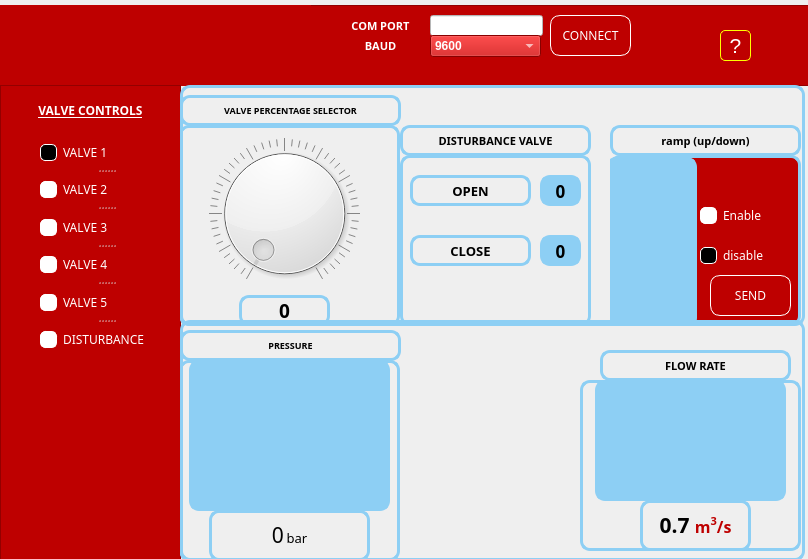
<?xml version="1.0" encoding="UTF-8"?>
<ui version="4.0">
 <class>makon</class>
 <widget class="QMainWindow" name="makon">
  <property name="geometry">
   <rect>
    <x>0</x>
    <y>0</y>
    <width>808</width>
    <height>559</height>
   </rect>
  </property>
  <property name="windowTitle">
   <string>MainWindow</string>
  </property>
  <property name="styleSheet">
   <string notr="true">QRadioButton{
color: rgb(255, 255, 255);
   }

QRadioButton::indicator{
   width:15px;
   height:15px;
   border-radius:5px;
border:1px solid white;
}

QRadioButton::indicator:checked{
background-color: rgb(0, 0, 0);
}
QRadioButton::indicator:unchecked{
background-color: white;
}</string>
  </property>
  <widget class="QWidget" name="centralwidget">
   <widget class="QFrame" name="frame">
    <property name="geometry">
     <rect>
      <x>0</x>
      <y>5</y>
      <width>811</width>
      <height>81</height>
     </rect>
    </property>
    <property name="styleSheet">
     <string notr="true">background-color: rgb(190, 0, 0);</string>
    </property>
    <property name="frameShape">
     <enum>QFrame::StyledPanel</enum>
    </property>
    <property name="frameShadow">
     <enum>QFrame::Raised</enum>
    </property>
    <widget class="QLabel" name="label">
     <property name="geometry">
      <rect>
       <x>0</x>
       <y>0</y>
       <width>311</width>
       <height>81</height>
      </rect>
     </property>
     <property name="text">
      <string/>
     </property>
     <property name="pixmap">
      <pixmap resource="resourcess/images.qrc">:/pics/makon.png</pixmap>
     </property>
     <property name="scaledContents">
      <bool>true</bool>
     </property>
    </widget>
    <widget class="QPushButton" name="closeBtn">
     <property name="geometry">
      <rect>
       <x>760</x>
       <y>20</y>
       <width>41</width>
       <height>41</height>
      </rect>
     </property>
     <property name="text">
      <string/>
     </property>
     <property name="icon">
      <iconset resource="resourcess/images.qrc">
       <normaloff>:/pics/multiply_52px.png</normaloff>:/pics/multiply_52px.png</iconset>
     </property>
     <property name="iconSize">
      <size>
       <width>20</width>
       <height>20</height>
      </size>
     </property>
     <property name="flat">
      <bool>true</bool>
     </property>
    </widget>
    <widget class="QLineEdit" name="comtxt">
     <property name="geometry">
      <rect>
       <x>430</x>
       <y>10</y>
       <width>113</width>
       <height>21</height>
      </rect>
     </property>
     <property name="styleSheet">
      <string notr="true">color: rgb(0,0,0);
background-color: rgb(255, 255, 255);</string>
     </property>
    </widget>
    <widget class="QLabel" name="label_11">
     <property name="geometry">
      <rect>
       <x>340</x>
       <y>10</y>
       <width>81</width>
       <height>21</height>
      </rect>
     </property>
     <property name="font">
      <font>
       <family>Good Times</family>
       <pointsize>8</pointsize>
       <weight>75</weight>
       <bold>true</bold>
       <underline>false</underline>
      </font>
     </property>
     <property name="styleSheet">
      <string notr="true">color: rgb(255, 255, 255);</string>
     </property>
     <property name="text">
      <string>COM PORT</string>
     </property>
     <property name="alignment">
      <set>Qt::AlignCenter</set>
     </property>
    </widget>
    <widget class="QLabel" name="label_13">
     <property name="geometry">
      <rect>
       <x>340</x>
       <y>30</y>
       <width>81</width>
       <height>21</height>
      </rect>
     </property>
     <property name="font">
      <font>
       <family>Good Times</family>
       <pointsize>8</pointsize>
       <weight>75</weight>
       <bold>true</bold>
       <underline>false</underline>
      </font>
     </property>
     <property name="styleSheet">
      <string notr="true">color: rgb(255, 255, 255);</string>
     </property>
     <property name="text">
      <string>BAUD</string>
     </property>
     <property name="alignment">
      <set>Qt::AlignCenter</set>
     </property>
    </widget>
    <widget class="QComboBox" name="baudtxt">
     <property name="geometry">
      <rect>
       <x>430</x>
       <y>30</y>
       <width>111</width>
       <height>22</height>
      </rect>
     </property>
     <property name="font">
      <font>
       <weight>75</weight>
       <bold>true</bold>
      </font>
     </property>
     <property name="styleSheet">
      <string notr="true">color: rgb(255, 255, 255);
</string>
     </property>
     <item>
      <property name="text">
       <string>9600</string>
      </property>
     </item>
     <item>
      <property name="text">
       <string>19200</string>
      </property>
     </item>
     <item>
      <property name="text">
       <string>38400</string>
      </property>
     </item>
     <item>
      <property name="text">
       <string>115200</string>
      </property>
     </item>
    </widget>
    <widget class="QPushButton" name="connect">
     <property name="geometry">
      <rect>
       <x>550</x>
       <y>10</y>
       <width>81</width>
       <height>41</height>
      </rect>
     </property>
     <property name="font">
      <font>
       <family>THE STARWILD</family>
      </font>
     </property>
     <property name="styleSheet">
      <string notr="true">border:1px solid rgb(255, 255, 255);
border-radius:10px;
color: rgb(255, 255, 255);</string>
     </property>
     <property name="text">
      <string>CONNECT</string>
     </property>
     <property name="iconSize">
      <size>
       <width>20</width>
       <height>20</height>
      </size>
     </property>
     <property name="flat">
      <bool>true</bool>
     </property>
    </widget>
    <widget class="QLabel" name="constatus">
     <property name="geometry">
      <rect>
       <x>336</x>
       <y>60</y>
       <width>321</width>
       <height>20</height>
      </rect>
     </property>
     <property name="styleSheet">
      <string notr="true">color: rgb(255, 255, 255);</string>
     </property>
     <property name="text">
      <string/>
     </property>
     <property name="alignment">
      <set>Qt::AlignCenter</set>
     </property>
    </widget>
    <widget class="QPushButton" name="help">
     <property name="geometry">
      <rect>
       <x>720</x>
       <y>25</y>
       <width>31</width>
       <height>31</height>
      </rect>
     </property>
     <property name="font">
      <font>
       <pointsize>16</pointsize>
      </font>
     </property>
     <property name="styleSheet">
      <string notr="true">color: rgb(255, 255, 255);
border:1px solid rgb(255, 255,0);
border-radius:5px;</string>
     </property>
     <property name="text">
      <string>?</string>
     </property>
     <property name="iconSize">
      <size>
       <width>20</width>
       <height>20</height>
      </size>
     </property>
     <property name="flat">
      <bool>true</bool>
     </property>
    </widget>
   </widget>
   <widget class="QFrame" name="frame_2">
    <property name="geometry">
     <rect>
      <x>0</x>
      <y>85</y>
      <width>181</width>
      <height>521</height>
     </rect>
    </property>
    <property name="styleSheet">
     <string notr="true">background-color: rgb(190, 0, 0);</string>
    </property>
    <property name="frameShape">
     <enum>QFrame::StyledPanel</enum>
    </property>
    <property name="frameShadow">
     <enum>QFrame::Raised</enum>
    </property>
    <widget class="QLabel" name="label_8">
     <property name="geometry">
      <rect>
       <x>10</x>
       <y>10</y>
       <width>161</width>
       <height>31</height>
      </rect>
     </property>
     <property name="font">
      <font>
       <family>Good Times</family>
       <pointsize>9</pointsize>
       <weight>75</weight>
       <bold>true</bold>
       <underline>true</underline>
      </font>
     </property>
     <property name="styleSheet">
      <string notr="true">color: rgb(255, 255, 255);</string>
     </property>
     <property name="text">
      <string>VALVE CONTROLS</string>
     </property>
     <property name="alignment">
      <set>Qt::AlignCenter</set>
     </property>
    </widget>
    <widget class="QSplitter" name="splitter">
     <property name="geometry">
      <rect>
       <x>40</x>
       <y>50</y>
       <width>131</width>
       <height>221</height>
      </rect>
     </property>
     <property name="orientation">
      <enum>Qt::Vertical</enum>
     </property>
     <widget class="QRadioButton" name="S1">
      <property name="font">
       <font>
        <family>Good Times</family>
       </font>
      </property>
      <property name="text">
       <string>VALVE 1</string>
      </property>
      <property name="checked">
       <bool>true</bool>
      </property>
     </widget>
     <widget class="QRadioButton" name="S2">
      <property name="font">
       <font>
        <family>Good Times</family>
       </font>
      </property>
      <property name="text">
       <string>VALVE 2</string>
      </property>
     </widget>
     <widget class="QRadioButton" name="S3">
      <property name="font">
       <font>
        <family>Good Times</family>
       </font>
      </property>
      <property name="text">
       <string>VALVE 3</string>
      </property>
     </widget>
     <widget class="QRadioButton" name="S4">
      <property name="font">
       <font>
        <family>Good Times</family>
       </font>
      </property>
      <property name="text">
       <string>VALVE 4</string>
      </property>
     </widget>
     <widget class="QRadioButton" name="S5">
      <property name="font">
       <font>
        <family>Good Times</family>
       </font>
      </property>
      <property name="text">
       <string>VALVE 5</string>
      </property>
     </widget>
     <widget class="QRadioButton" name="dst">
      <property name="font">
       <font>
        <family>Good Times</family>
       </font>
      </property>
      <property name="text">
       <string>DISTURBANCE</string>
      </property>
     </widget>
    </widget>
   </widget>
   <widget class="QFrame" name="frame_3">
    <property name="geometry">
     <rect>
      <x>180</x>
      <y>85</y>
      <width>625</width>
      <height>241</height>
     </rect>
    </property>
    <property name="font">
     <font>
      <pointsize>8</pointsize>
     </font>
    </property>
    <property name="styleSheet">
     <string notr="true">border:3px solid rgb(141, 207, 244);
border-radius:10px;</string>
    </property>
    <property name="frameShape">
     <enum>QFrame::StyledPanel</enum>
    </property>
    <property name="frameShadow">
     <enum>QFrame::Raised</enum>
    </property>
    <widget class="QFrame" name="dialFrame">
     <property name="geometry">
      <rect>
       <x>-1</x>
       <y>40</y>
       <width>221</width>
       <height>201</height>
      </rect>
     </property>
     <property name="frameShape">
      <enum>QFrame::StyledPanel</enum>
     </property>
     <property name="frameShadow">
      <enum>QFrame::Raised</enum>
     </property>
     <widget class="QDial" name="dial">
      <property name="geometry">
       <rect>
        <x>0</x>
        <y>13</y>
        <width>211</width>
        <height>151</height>
       </rect>
      </property>
      <property name="maximum">
       <number>100</number>
      </property>
      <property name="pageStep">
       <number>10</number>
      </property>
      <property name="wrapping">
       <bool>false</bool>
      </property>
      <property name="notchTarget">
       <double>2.000000000000000</double>
      </property>
      <property name="notchesVisible">
       <bool>true</bool>
      </property>
     </widget>
     <widget class="QLabel" name="label_2">
      <property name="geometry">
       <rect>
        <x>60</x>
        <y>170</y>
        <width>91</width>
        <height>31</height>
       </rect>
      </property>
      <property name="font">
       <font>
        <family>Good Times</family>
        <pointsize>14</pointsize>
        <weight>75</weight>
        <bold>true</bold>
       </font>
      </property>
      <property name="text">
       <string>0</string>
      </property>
      <property name="alignment">
       <set>Qt::AlignCenter</set>
      </property>
     </widget>
    </widget>
    <widget class="QLabel" name="label_3">
     <property name="geometry">
      <rect>
       <x>0</x>
       <y>10</y>
       <width>221</width>
       <height>31</height>
      </rect>
     </property>
     <property name="font">
      <font>
       <family>Good Times</family>
       <pointsize>7</pointsize>
       <weight>75</weight>
       <bold>true</bold>
      </font>
     </property>
     <property name="text">
      <string>VALVE PERCENTAGE SELECTOR</string>
     </property>
     <property name="alignment">
      <set>Qt::AlignCenter</set>
     </property>
    </widget>
    <widget class="QLabel" name="label_5">
     <property name="geometry">
      <rect>
       <x>220</x>
       <y>40</y>
       <width>191</width>
       <height>31</height>
      </rect>
     </property>
     <property name="font">
      <font>
       <family>Good Times</family>
       <pointsize>8</pointsize>
       <weight>75</weight>
       <bold>true</bold>
      </font>
     </property>
     <property name="text">
      <string>DISTURBANCE VALVE</string>
     </property>
     <property name="alignment">
      <set>Qt::AlignCenter</set>
     </property>
    </widget>
    <widget class="QFrame" name="frame_5">
     <property name="geometry">
      <rect>
       <x>220</x>
       <y>70</y>
       <width>191</width>
       <height>171</height>
      </rect>
     </property>
     <property name="frameShape">
      <enum>QFrame::StyledPanel</enum>
     </property>
     <property name="frameShadow">
      <enum>QFrame::Raised</enum>
     </property>
     <widget class="QLabel" name="label_4">
      <property name="geometry">
       <rect>
        <x>10</x>
        <y>80</y>
        <width>121</width>
        <height>31</height>
       </rect>
      </property>
      <property name="font">
       <font>
        <family>Good Times</family>
        <pointsize>10</pointsize>
        <weight>75</weight>
        <bold>true</bold>
       </font>
      </property>
      <property name="text">
       <string>CLOSE</string>
      </property>
      <property name="alignment">
       <set>Qt::AlignCenter</set>
      </property>
     </widget>
     <widget class="QLabel" name="label_7">
      <property name="geometry">
       <rect>
        <x>10</x>
        <y>20</y>
        <width>121</width>
        <height>31</height>
       </rect>
      </property>
      <property name="font">
       <font>
        <family>Good Times</family>
        <pointsize>10</pointsize>
        <weight>75</weight>
        <bold>true</bold>
       </font>
      </property>
      <property name="text">
       <string>OPEN</string>
      </property>
      <property name="alignment">
       <set>Qt::AlignCenter</set>
      </property>
     </widget>
     <widget class="QPushButton" name="fo">
      <property name="geometry">
       <rect>
        <x>140</x>
        <y>20</y>
        <width>41</width>
        <height>31</height>
       </rect>
      </property>
      <property name="font">
       <font>
        <family>Good Times</family>
        <pointsize>13</pointsize>
        <weight>75</weight>
        <bold>true</bold>
       </font>
      </property>
      <property name="styleSheet">
       <string notr="true">background-color: rgb(141, 207, 244);</string>
      </property>
      <property name="text">
       <string>0</string>
      </property>
     </widget>
     <widget class="QPushButton" name="fc">
      <property name="geometry">
       <rect>
        <x>140</x>
        <y>80</y>
        <width>41</width>
        <height>31</height>
       </rect>
      </property>
      <property name="font">
       <font>
        <family>Good Times</family>
        <pointsize>13</pointsize>
        <weight>75</weight>
        <bold>true</bold>
       </font>
      </property>
      <property name="styleSheet">
       <string notr="true">background-color: rgb(141, 207, 244);</string>
      </property>
      <property name="text">
       <string>0</string>
      </property>
     </widget>
    </widget>
    <widget class="QLabel" name="label_10">
     <property name="geometry">
      <rect>
       <x>430</x>
       <y>40</y>
       <width>191</width>
       <height>31</height>
      </rect>
     </property>
     <property name="font">
      <font>
       <family>Good Times</family>
       <pointsize>8</pointsize>
       <weight>75</weight>
       <bold>true</bold>
      </font>
     </property>
     <property name="text">
      <string>ramp (up/down)</string>
     </property>
     <property name="alignment">
      <set>Qt::AlignCenter</set>
     </property>
    </widget>
    <widget class="QFrame" name="frame_6">
     <property name="geometry">
      <rect>
       <x>430</x>
       <y>70</y>
       <width>191</width>
       <height>171</height>
      </rect>
     </property>
     <property name="styleSheet">
      <string notr="true">background-color: rgb(190, 0, 0);</string>
     </property>
     <property name="frameShape">
      <enum>QFrame::StyledPanel</enum>
     </property>
     <property name="frameShadow">
      <enum>QFrame::Raised</enum>
     </property>
     <widget class="QRadioButton" name="ren">
      <property name="geometry">
       <rect>
        <x>90</x>
        <y>50</y>
        <width>91</width>
        <height>21</height>
       </rect>
      </property>
      <property name="font">
       <font>
        <family>Good Times</family>
       </font>
      </property>
      <property name="styleSheet">
       <string notr="true">color: rgb(255, 255, 255);
border:none;</string>
      </property>
      <property name="text">
       <string>Enable</string>
      </property>
     </widget>
     <widget class="QRadioButton" name="rdis">
      <property name="geometry">
       <rect>
        <x>90</x>
        <y>90</y>
        <width>91</width>
        <height>21</height>
       </rect>
      </property>
      <property name="font">
       <font>
        <family>Good Times</family>
       </font>
      </property>
      <property name="styleSheet">
       <string notr="true">color: rgb(255, 255, 255);
border:none;</string>
      </property>
      <property name="text">
       <string>disable</string>
      </property>
      <property name="checked">
       <bool>true</bool>
      </property>
     </widget>
     <widget class="QLabel" name="label_9">
      <property name="geometry">
       <rect>
        <x>-4</x>
        <y>2</y>
        <width>91</width>
        <height>171</height>
       </rect>
      </property>
      <property name="styleSheet">
       <string notr="true">background-color: rgb(141, 207, 244);</string>
      </property>
      <property name="text">
       <string/>
      </property>
      <property name="pixmap">
       <pixmap resource="resourcess/images.qrc">:/pics/plot_240px.png</pixmap>
      </property>
      <property name="scaledContents">
       <bool>true</bool>
      </property>
     </widget>
     <widget class="QPushButton" name="sendBtn">
      <property name="geometry">
       <rect>
        <x>100</x>
        <y>120</y>
        <width>81</width>
        <height>41</height>
       </rect>
      </property>
      <property name="font">
       <font>
        <family>THE STARWILD</family>
       </font>
      </property>
      <property name="styleSheet">
       <string notr="true">border:1px solid rgb(255, 255, 255);
border-radius:10px;
color: rgb(255, 255, 255);</string>
      </property>
      <property name="text">
       <string>SEND</string>
      </property>
      <property name="iconSize">
       <size>
        <width>20</width>
        <height>20</height>
       </size>
      </property>
      <property name="shortcut">
       <string/>
      </property>
      <property name="flat">
       <bool>true</bool>
      </property>
     </widget>
    </widget>
   </widget>
   <widget class="QFrame" name="frame_4">
    <property name="geometry">
     <rect>
      <x>180</x>
      <y>320</y>
      <width>625</width>
      <height>241</height>
     </rect>
    </property>
    <property name="font">
     <font>
      <pointsize>8</pointsize>
     </font>
    </property>
    <property name="styleSheet">
     <string notr="true">border:3px solid rgb(141, 207, 244);
border-radius:10px;</string>
    </property>
    <property name="frameShape">
     <enum>QFrame::StyledPanel</enum>
    </property>
    <property name="frameShadow">
     <enum>QFrame::Raised</enum>
    </property>
    <widget class="QFrame" name="dialFrame_2">
     <property name="geometry">
      <rect>
       <x>-1</x>
       <y>40</y>
       <width>221</width>
       <height>201</height>
      </rect>
     </property>
     <property name="frameShape">
      <enum>QFrame::StyledPanel</enum>
     </property>
     <property name="frameShadow">
      <enum>QFrame::Raised</enum>
     </property>
     <widget class="QLabel" name="pressure">
      <property name="geometry">
       <rect>
        <x>30</x>
        <y>150</y>
        <width>161</width>
        <height>51</height>
       </rect>
      </property>
      <property name="font">
       <font>
        <family>Good Times</family>
        <pointsize>14</pointsize>
        <weight>75</weight>
        <bold>true</bold>
       </font>
      </property>
      <property name="text">
       <string>&lt;!DOCTYPE HTML PUBLIC &quot;-//W3C//DTD HTML 4.0//EN&quot; &quot;http://www.w3.org/TR/REC-html40/strict.dtd&quot;&gt;
&lt;html&gt;&lt;head&gt;&lt;meta name=&quot;qrichtext&quot; content=&quot;1&quot; /&gt;&lt;style type=&quot;text/css&quot;&gt;
p, li { white-space: pre-wrap; }
&lt;/style&gt;&lt;/head&gt;&lt;body style=&quot; font-family:'MS Shell Dlg 2'; font-size:8pt; font-weight:400; font-style:normal;&quot;&gt;
&lt;p style=&quot; margin-top:0px; margin-bottom:0px; margin-left:0px; margin-right:0px; -qt-block-indent:0; text-indent:0px;&quot;&gt;&lt;span style=&quot; font-size:16pt;&quot;&gt;0&lt;/span&gt; &lt;span style=&quot; font-size:10pt;&quot;&gt;bar&lt;/span&gt;&lt;/p&gt;&lt;/body&gt;&lt;/html&gt;</string>
      </property>
      <property name="textFormat">
       <enum>Qt::RichText</enum>
      </property>
      <property name="alignment">
       <set>Qt::AlignCenter</set>
      </property>
     </widget>
     <widget class="QLabel" name="label_19">
      <property name="geometry">
       <rect>
        <x>10</x>
        <y>0</y>
        <width>201</width>
        <height>151</height>
       </rect>
      </property>
      <property name="styleSheet">
       <string notr="true">background-color: rgb(141, 207, 244);</string>
      </property>
      <property name="text">
       <string/>
      </property>
      <property name="pixmap">
       <pixmap resource="resourcess/images.qrc">:/pics/pressure_96px.png</pixmap>
      </property>
      <property name="scaledContents">
       <bool>true</bool>
      </property>
     </widget>
    </widget>
    <widget class="QLabel" name="label_12">
     <property name="geometry">
      <rect>
       <x>0</x>
       <y>10</y>
       <width>221</width>
       <height>31</height>
      </rect>
     </property>
     <property name="font">
      <font>
       <family>Good Times</family>
       <pointsize>7</pointsize>
       <weight>75</weight>
       <bold>true</bold>
      </font>
     </property>
     <property name="text">
      <string>PRESSURE</string>
     </property>
     <property name="alignment">
      <set>Qt::AlignCenter</set>
     </property>
    </widget>
    <widget class="QLabel" name="label_16">
     <property name="geometry">
      <rect>
       <x>420</x>
       <y>30</y>
       <width>191</width>
       <height>31</height>
      </rect>
     </property>
     <property name="font">
      <font>
       <family>Good Times</family>
       <pointsize>8</pointsize>
       <weight>75</weight>
       <bold>true</bold>
      </font>
     </property>
     <property name="text">
      <string>FLOW RATE</string>
     </property>
     <property name="alignment">
      <set>Qt::AlignCenter</set>
     </property>
    </widget>
    <widget class="QFrame" name="frame_8">
     <property name="geometry">
      <rect>
       <x>400</x>
       <y>60</y>
       <width>221</width>
       <height>171</height>
      </rect>
     </property>
     <property name="frameShape">
      <enum>QFrame::StyledPanel</enum>
     </property>
     <property name="frameShadow">
      <enum>QFrame::Raised</enum>
     </property>
     <widget class="QLabel" name="label_17">
      <property name="geometry">
       <rect>
        <x>15</x>
        <y>0</y>
        <width>191</width>
        <height>121</height>
       </rect>
      </property>
      <property name="styleSheet">
       <string notr="true">background-color: rgb(141, 207, 244);</string>
      </property>
      <property name="text">
       <string/>
      </property>
      <property name="pixmap">
       <pixmap resource="resourcess/images.qrc">:/pics/speed_96px.png</pixmap>
      </property>
      <property name="scaledContents">
       <bool>true</bool>
      </property>
     </widget>
     <widget class="QLabel" name="flowrate">
      <property name="geometry">
       <rect>
        <x>60</x>
        <y>120</y>
        <width>111</width>
        <height>51</height>
       </rect>
      </property>
      <property name="font">
       <font>
        <family>Good Times</family>
        <pointsize>14</pointsize>
        <weight>75</weight>
        <bold>true</bold>
       </font>
      </property>
      <property name="text">
       <string>&lt;!DOCTYPE HTML PUBLIC &quot;-//W3C//DTD HTML 4.0//EN&quot; &quot;http://www.w3.org/TR/REC-html40/strict.dtd&quot;&gt;
&lt;html&gt;&lt;head&gt;&lt;meta name=&quot;qrichtext&quot; content=&quot;1&quot; /&gt;&lt;style type=&quot;text/css&quot;&gt;
p, li { white-space: pre-wrap; }
&lt;/style&gt;&lt;/head&gt;&lt;body style=&quot; font-family:'MS Shell Dlg 2'; font-size:8pt; font-weight:400; font-style:normal;&quot;&gt;
&lt;p style=&quot; margin-top:12px; margin-bottom:12px; margin-left:0px; margin-right:0px; -qt-block-indent:0; text-indent:0px;&quot;&gt;&lt;span style=&quot; font-size:16pt; font-weight:600;&quot;&gt;0.7 &lt;/span&gt;&lt;span style=&quot; font-size:12pt; font-weight:600; color:#be0000;&quot;&gt;m&lt;/span&gt;&lt;span style=&quot; font-size:12pt; font-weight:600; color:#be0000; vertical-align:super;&quot;&gt;3&lt;/span&gt;&lt;span style=&quot; font-size:12pt; font-weight:600; color:#be0000;&quot;&gt;/s&lt;/span&gt;&lt;/p&gt;&lt;/body&gt;&lt;/html&gt;</string>
      </property>
      <property name="textFormat">
       <enum>Qt::RichText</enum>
      </property>
      <property name="alignment">
       <set>Qt::AlignCenter</set>
      </property>
     </widget>
    </widget>
   </widget>
  </widget>
 </widget>
 <resources>
  <include location="resourcess/images.qrc"/>
 </resources>
 <connections>
  <connection>
   <sender>dial</sender>
   <signal>valueChanged(int)</signal>
   <receiver>label_2</receiver>
   <slot>setNum(int)</slot>
   <hints>
    <hint type="sourcelabel">
     <x>315</x>
     <y>237</y>
    </hint>
    <hint type="destinationlabel">
     <x>313</x>
     <y>311</y>
    </hint>
   </hints>
  </connection>
 </connections>
</ui>
